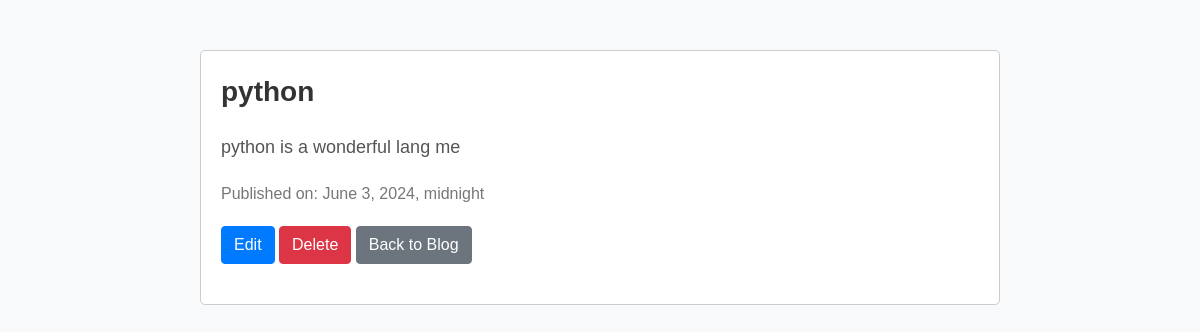
Page /blog/7/ on the committed database.
### blog/models.py (models this page shows, shortened)
class PostModel(models.Model):
    title = models.CharField(max_length=200)
    content = models.TextField()
    pub_date = models.DateTimeField('date published', default=timezone.now)

### blog/views.py (the view)
# urls.py: path('<int:pk>/', views.post_detail, name='detail'),
def post_detail(request, pk):
    post = get_object_or_404(PostModel, pk=pk)
    return render(request, 'blog/post_detail.html', {'post': post})

### blog/templates/blog/post_detail.html (shortened to what this page needs)
<!DOCTYPE html>
<html lang="en">
<head>
    <link href="https://maxcdn.bootstrapcdn.com/bootstrap/4.5.2/css/bootstrap.min.css" rel="stylesheet">
</head>
<body>
    <div class="container">
        <div class="post-title">{{ post.title }}</div>
        <div class="post-content">{{ post.content }}</div>
        <div class="post-meta">
            <span>Published on: {{ post.pub_date }}</span>
        </div>
        <div class="post-actions">
            <a href="{% url 'blog:edit_post' post.pk %}" class="btn btn-primary">Edit</a>
            <a href="{% url 'blog:delete_post' post.pk %}" class="btn btn-danger">Delete</a>
            <a href="{% url 'blog:index' %}" class="btn btn-secondary">Back to Blog</a>
        </div>
    </div>
</body>
</html>

### blog/templates/blog/post_detail.html (style rules this page uses)
body { padding-top: 50px; background-color: #f8f9fa; font-family: Arial, sans-serif; }
.container { max-width: 800px; margin: 0 auto; padding: 20px; border: 1px solid #ccc; border-radius: 5px; background-color: #fff; }
.post-title { font-size: 28px; font-weight: bold; margin-bottom: 20px; color: #333; }
.post-content { font-size: 18px; line-height: 1.6; margin-bottom: 20px; color: #555; }
.post-meta { color: #777; margin-bottom: 20px; }
.post-meta span { margin-right: 20px; }
.post-actions { margin-bottom: 20px; }

### rows in the picture
PostModel: title "python", content "python is a wonderful lang me", pub_date "June 3, 2024, midnight"
